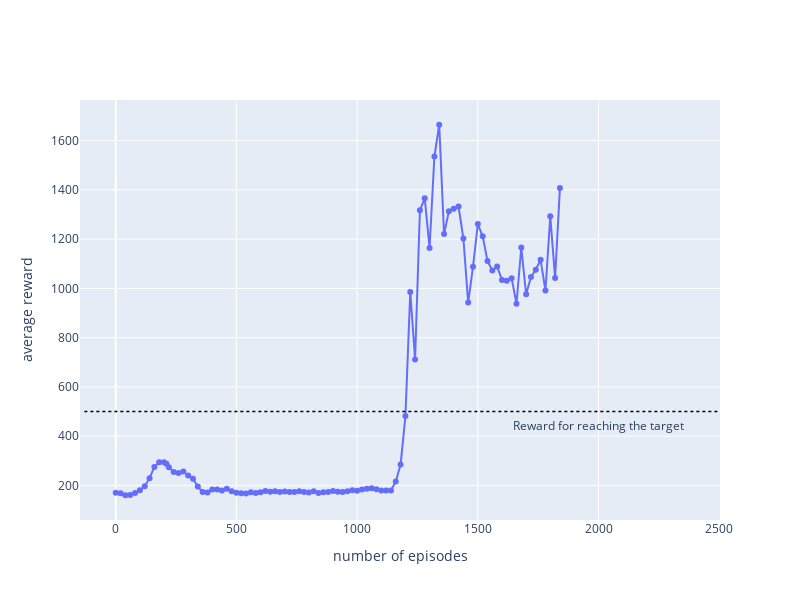

Source (notebook cell):
### Code cell
import plotly.graph_objects as go
from plotly.subplots import make_subplots

from plotly.offline import plot, iplot, init_notebook_mode
pd.options.plotting.backend = "plotly"
trace1 = go.Scatter(x=df_eval_avgReturn["step"], y=df_eval_avgReturn["value"], name ="evaluation",  mode='lines+markers')
# trace2 = go.Scatter(x=df_train_avgReturn["step"], y=df_train_avgReturn["value"], name ="training",  mode='lines+markers')
fig = make_subplots()
fig.add_trace(trace1)
# fig.add_trace(trace2)
fig['layout'].update(height = 600, width = 800)
fig.update_xaxes(title_text='number of episodes')
fig.update_yaxes(title_text='average reward')
lines = {'Reward for reaching the target':500}

# add lines using absolute references
for k in lines.keys():
    #print(k)
    fig.add_shape(type='line',
                yref="y",
                xref="x",
                x0=-130,
                y0=500,
                x1=2500,
                y1=500,
                line=dict(color='black', width=1.5,dash="dot"))
    fig.add_annotation(
                x=2000,
                y=0.2,
                yref='paper',
                showarrow=False,
                text=k)
fig.show()
import tikzplotlib
fig.write_image("/home/nils/fig1.svg")

### Figure 1 — Plotly figure (JSON) as saved in the notebook; plotly's stock layout.template omitted (floating-point values rounded to 4 significant figures)
{"data": [{"mode": "lines+markers", "name": "evaluation", "type": "scatter", "x": [0, 20, 40, 60, 80, 100, 120, 140, 160, 180, 200, 210, 220, 240, 260, 280, 300, 320, 340, 360, 380, 400, 420, 440, 460, 480, 500, 520, 540, 560, 580, 600, 620, 640, 660, 680, 700, 720, 740, 760, 780, 800, 820, 840, 860, 880, 900, 920, 940, 960, 980, 1000, 1020, 1040, 1060, 1080, 1100, 1120, 1140, 1160, 1180, 1200, 1220, 1240, 1260, 1280, 1300, 1320, 1340, 1360, 1380, 1400, 1420, 1440, 1460, 1480, 1500, 1520, 1540, 1560, 1580, 1600, 1620, 1640, 1660, 1680, 1700, 1720, 1740, 1760, 1780, 1800, 1820, 1840], "y": [169.5, 167.5, 159.8, 161.2, 169.1, 179.7, 196.8, 229.3, 275.0, 293.6, 294.0, 287.9, 273.9, 253.8, 250.1, 256.1, 240.0, 226.4, 195.0, 172.7, 171.4, 183.5, 183.6, 179.4, 185.9, 175.9, 170.2, 167.7, 167.1, 171.8, 168.9, 172.2, 176.7, 173.7, 176.3, 173.3, 174.9, 172.7, 173.2, 176.0, 172.5, 171.4, 175.6, 169.4, 171.5, 172.6, 177.1, 174.3, 172.6, 175.6, 179.8, 177.8, 182.9, 186.1, 187.9, 183.8, 179.2, 179.0, 178.8, 215.7, 284.9, 481.4, 985.5, 711.4, 1317.0, 1366.0, 1164.0, 1536.0, 1665.0, 1220.0, 1314.0, 1324.0, 1332.0, 1203.0, 942.3, 1088.0, 1262.0, 1212.0, 1111.0, 1073.0, 1088.0, 1034.0, 1031.0, 1041.0, 938.0, 1166.0, 976.1, 1046.0, 1076.0, 1116.0, 991.1, 1293.0, 1042.0, 1408.0]}], "layout": {"annotations": [{"showarrow": false, "text": "Reward for reaching the target", "x": 2000, "y": 0.2, "yref": "paper"}], "height": 600, "shapes": [{"line": {"color": "black", "dash": "dot", "width": 1.5}, "type": "line", "x0": -130, "x1": 2500, "xref": "x", "y0": 500, "y1": 500, "yref": "y"}], "width": 800, "xaxis": {"anchor": "y", "domain": [0, 1], "title": {"text": "number of episodes"}}, "yaxis": {"anchor": "x", "domain": [0, 1], "title": {"text": "average reward"}}}}
